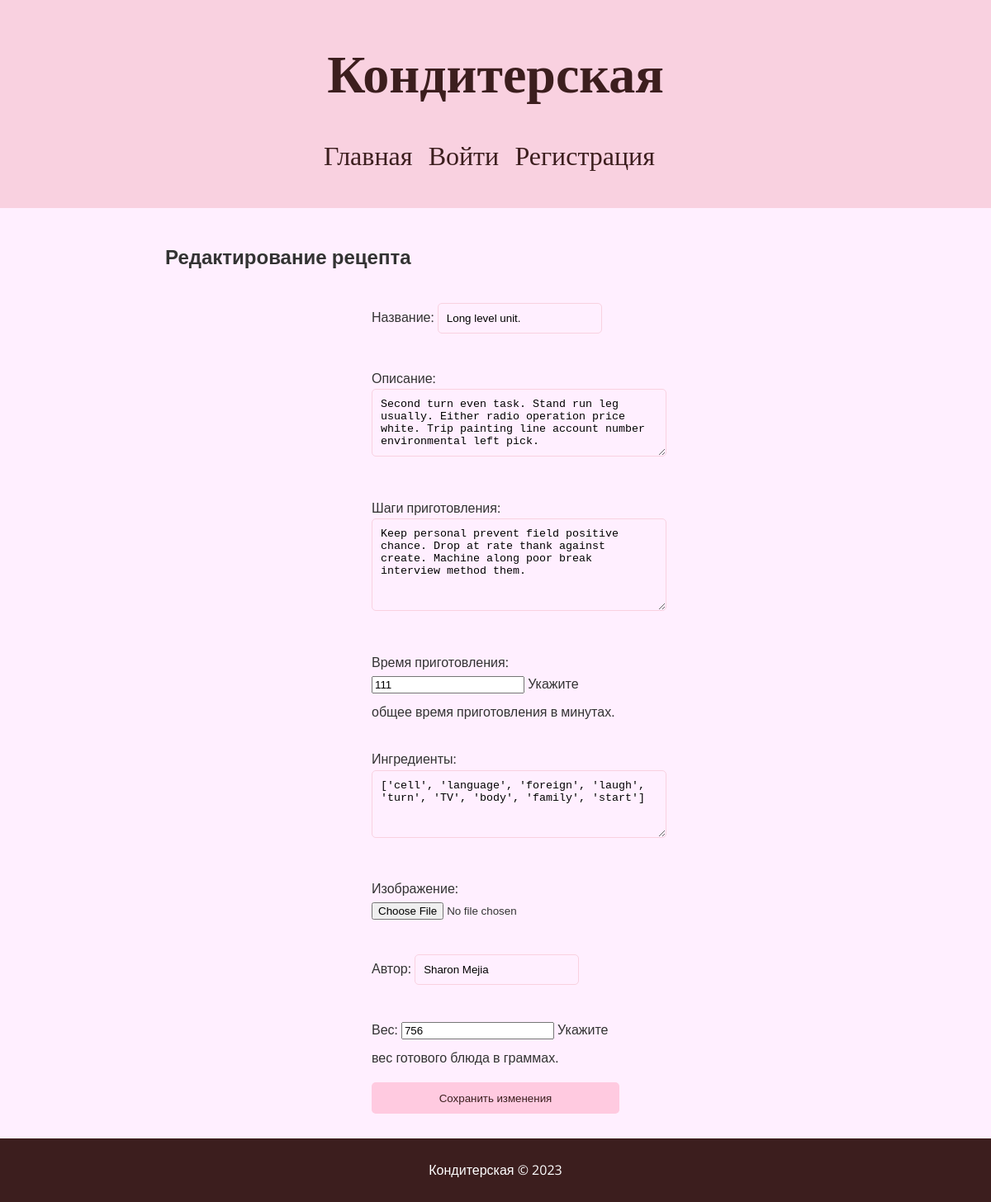
/recipe/edit/1/, run on the app's committed database.
### recipe_webapp/models.py (models this page shows)
class Recipe(models.Model):
    id = models.AutoField(primary_key=True)
    title = models.CharField(max_length=128)
    description = models.TextField()
    preparation_steps = models.TextField()
    cooking_time = models.PositiveIntegerField(help_text="время в минутах")
    ingredients = models.TextField()
    images = models.ImageField(upload_to='recipe_images/', blank=True)
    author = models.CharField(max_length=128)
    weight = models.PositiveIntegerField(help_text="вес в граммах")

### recipe_webapp/views.py (the view)
# urls.py: path('recipe/edit/<int:pk>/', RecipeEditView.as_view(), name='recipe_edit'),
class RecipeEditView(UpdateView):
    model = Recipe
    form_class = RecipeForm
    template_name = 'recipe_edit.html'
    success_url = reverse_lazy('any_recipe')

### Recipe_website/forms.py
class RecipeForm(forms.ModelForm):
    class Meta:
        model = Recipe
        fields = ['title', 'description', 'preparation_steps', 'cooking_time', 'ingredients', 'images', 'author', 'weight']
        labels = {
            'title': 'Название',
            'description': 'Описание',
            'preparation_steps': 'Шаги приготовления',
            'cooking_time': 'Время приготовления',
            'ingredients': 'Ингредиенты',
            'images': 'Изображение',
            'author': 'Автор',
            'weight': 'Вес'
        }
        help_texts = {
            'cooking_time': 'Укажите общее время приготовления в минутах.',
            'weight': 'Укажите вес готового блюда в граммах.'
        }
        widgets = {
            'description': forms.Textarea(attrs={'rows': 4}),
            'preparation_steps': forms.Textarea(attrs={'rows': 6}),
            'ingredients': forms.Textarea(attrs={'rows': 4}),
        }

### templates/recipe_edit.html (shortened to what this page needs)
{% extends 'base.html' %}
{% block content %}
    <h2>Редактирование рецепта</h2>
    <form method="post" enctype="multipart/form-data">
        {{ form.as_p }}
        <button type="submit">Сохранить изменения</button>
    </form>
{% endblock %}

### static/css/style.css (style rules this page uses)
body { font-family: 'Open Sans', sans-serif; line-height: 1.6; margin: 0; padding: 0; background: #ffefff; color: #333; }
form { display: flex; flex-direction: column; max-width: 300px; margin: auto; }
form label, form input, form textarea, form button { margin-bottom: 10px; }
form input[type="text"], form input[type="email"], form input[type="password"], form textarea { padding: 10px; border: 1px solid #f9d1e0; border-radius: 5px; background: #ffefff; }
form button { padding: 10px; border: none; border-radius: 5px; background: #ffcae0; color: #3c1e1e; cursor: pointer; font-family: 'Open Sans', sans-serif; }

### data on the page
Recipe: title "Long level unit.", description "Second turn even task. Stand run leg usually. Either radio operation price white. Trip painting line account number environmental left pick.", preparation_steps "Keep personal prevent field positive chance. Drop at rate thank against create. Machine along poor break interview method them.", cooking_time "111", ingredients "['cell', 'language', 'foreign', 'laugh', 'turn', 'TV', 'body', 'family', 'start']", author "Sharon Mejia", weight "756"
